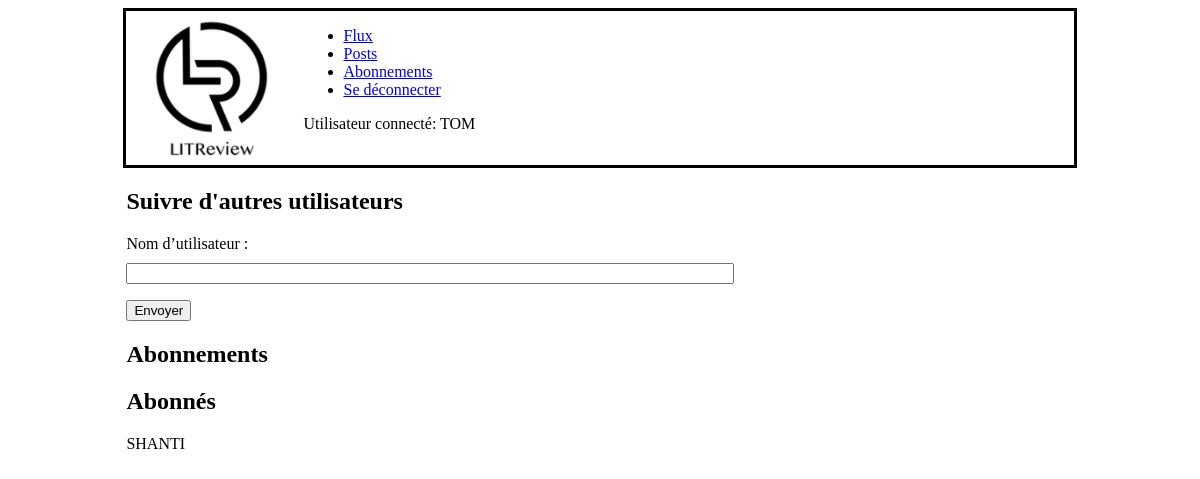
Page /abonnements/ (signed in) on the earlier database version.
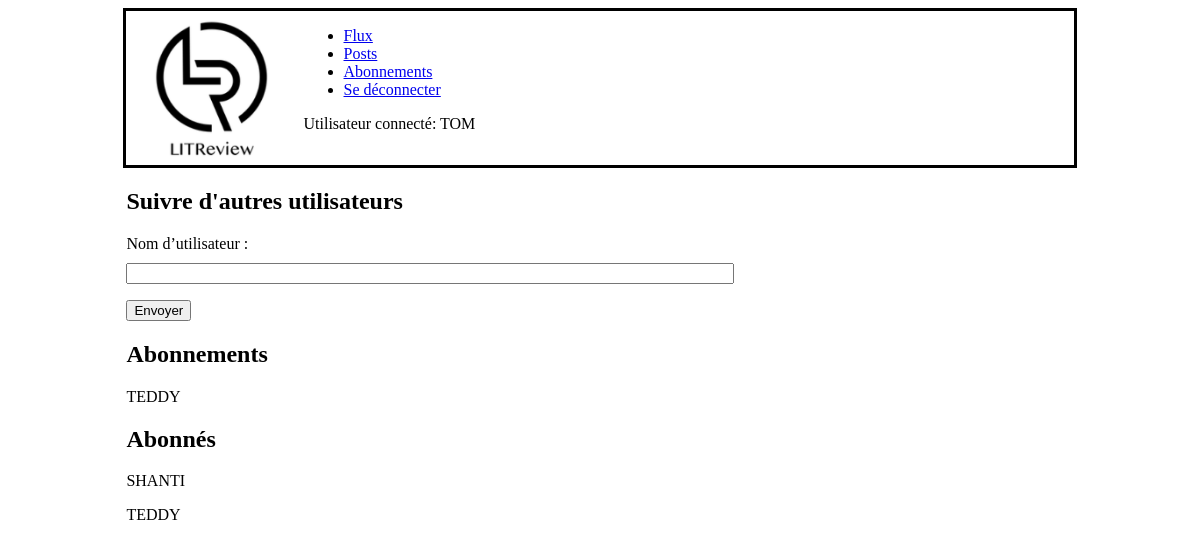
Same page on the later database version.
### Review_Ticket/models.py (models this page shows)
class UserFollows(models.Model):
    user = models.ForeignKey(User, on_delete=models.CASCADE, related_name='following')
    followed_user = models.ForeignKey(User, on_delete=models.CASCADE, related_name='followed_by')
    class Meta:
        unique_together = ('user', 'followed_user')
    @staticmethod
    def get_user_follow(user_log):
        user_bdd = User.objects.get(username=user_log)
        return UserFollows.objects.filter(user=user_bdd)
    @staticmethod
    def get_followers(user_log):
        user_bdd = User.objects.get(username=user_log)
        return UserFollows.objects.filter(followed_user=user_bdd)

### Review_Ticket/views.py (the view, shortened to what this page needs)
# urls.py: path('abonnements/', Abonnements.as_view(), name='abonnements'),
class Abonnements(View):
    template_name = 'abonnements.html'
    form_class = Folow_User
    def get(self, request):
        form = self.form_class()
        user_log = request.user.get_username()
        fl_user = UserFollows.get_user_follow(user_log)
        followers = UserFollows.get_followers(user_log)
        return render(request, self.template_name, context={'form': form,
                                                            'user_log': user_log,
                                                            'fl_user': fl_user,
                                                            'followers': followers})

### Review_Ticket/forms.py
class Folow_User(forms.Form):
    username = forms.CharField(max_length=63, label='Nom d’utilisateur')

### Review_Ticket/templates/abonnements.html (shortened to what this page needs)
{% include 'dashboard.html' %}
<section id="abonnements">
<h2>Suivre d'autres utilisateurs</h2>
	<form method="POST">
		{{ form.as_p }}
	<button type="submit" >Envoyer</button>
	</form>
<h2>Abonnements</h2>
	{% for user in fl_user %}
		<p>{{user.followed_user|upper}}</p>
	{% endfor %}
<h2>Abonnés</h2>
	{% for user in followers %}
		<p>{{user.user|upper}}</p>
	{% endfor %}
</section>

### Review_Ticket/templates/dashboard.html
{% extends 'base.html' %}
{% load static %}
{% block nav %}
	<nav>
  		<ul>
    		<li><a href="#Accueil">Flux</a></li>
   			<li><a href="#Apropos">Posts</a></li>
    		<li><a href="{% url 'abonnements' %}">Abonnements</a></li>
    		<li><a href="{% url 'logout' %}">Se déconnecter</a></li>
  		</ul>
  		<p id="userr">Utilisateur connecté: {{ user_log|upper }}</p>
	</nav>
{% endblock %}

### LITReview/templates/base.html (shortened to what this page needs)
{% load static %}
<!DOCTYPE html>
<html>
<head>
	<link rel="stylesheet"  href="{% static 'styles.css' %}">
</head>
<body>
<header id="header">
	<a href="index.html"> <img id="logo" src="{% static 'media/logo.png' %}" alt="logo " title="logo"></a>
	{% block nav %}{% endblock %}
</header>
</body>
</html>

### LITReview/static/styles.css (style rules this page uses)
#header { display: flex; width: 80%; margin: auto; border: solid; }
#logo { height: 150px; }
#abonnements { width: 80%; margin: auto; }
#tcreate_ticket_form, label { display: block; margin-bottom: 10px; }
#tcreate_ticket_form, input, textarea { width: 600px; }

Differences in the rows shown:
added UserFollows: followed_user "TEDDY", shown under "Abonnements"
added UserFollows: user "TEDDY", shown under "Abonnés"
